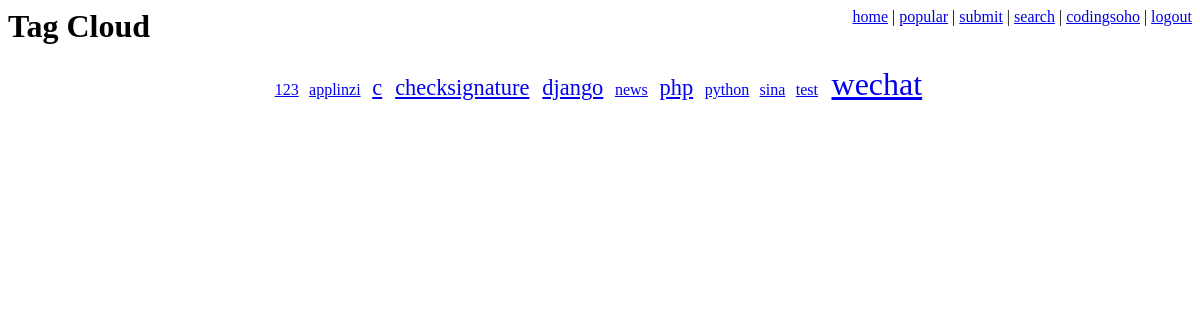
Screenshot of /tag/ (signed in) with the database file from the repository.
### bookmarks/models.py (models this page shows, shortened)
class Tag(models.Model):
    name = models.CharField(max_length=64, unique=True)
    bookmarks = models.ManyToManyField(Bookmark)

### bookmarks/views.py (the view)
# urls.py: url(r'^tag/$', tag_cloud_page),
def tag_cloud_page(request):
    MAX_WEIGHT = 5
    tags = Tag.objects.order_by('name')
    min_count = max_count = tags[0].bookmarks.count()
    for tag in tags:
        tag.count = tag.bookmarks.count()
        if tag.count < min_count:
            min_count = tag.count
        if max_count < tag.count:
            max_count = tag.count
    range = float(max_count - min_count)
    if range == 0.0:
        range = 1.0
    for tag in tags:
        tag.weight = int(
            MAX_WEIGHT * (tag.count - min_count) / range
        )
    variables = {
        'tags': tags
    }
    return render(request, 'tag_cloud_page.html', variables)

### templates/tag_cloud_page.html (shortened to what this page needs)
{% extends "base.html" %}
{% block head %}Tag Cloud{% endblock %}
{% block content %}
    <div id="tag-cloud">
    {% for tag in tags %}
        <a href="/tag/{{ tag.name }}/"
        class="tag-cloud-{{ tag.weight }}">
        {{ tag.name|urlencode }}</a>
    {% endfor %}
    </div>
{% endblock %}

### templates/base.html (shortened to what this page needs)
<html>
    <head>
        <link rel="stylesheet" href="/site_media/style.css" type="text/css" />
    </head>
    <body>
        <div id="nav">
            <a href="/">home</a> |
            <a href="/popular/">popular</a> |
            {% if user.is_authenticated %}
                <a href="/save/">submit</a> |
                <a href="/search/">search</a> |
                <a href="/user/{{ user.username }}/">
                    {{ user.username }}</a> |
                <a href="/logout/">logout</a>
            {% else %}
                <a href="/login/">login</a>
                <a href="/register/">register</a>
            {% endif %}
        </div>
        <h1>{% block head %}{% endblock %}</h1>
        {% block content %}{% endblock %}
    </body>
</html>

### csblog/site_media/style.css (style rules this page uses)
#nav { float: right; }
#tag-cloud { text-align: center; }
#tag-cloud a { margin: 0 0.2em; }
.tag-cloud-0 { font-size: 100%; }
.tag-cloud-2 { font-size: 140%; }
.tag-cloud-5 { font-size: 200%; }

### rows the page displays
Tag: name|urlencode "123"
Tag: name|urlencode "applinzi"
Tag: name|urlencode "c"
Tag: name|urlencode "checksignature"
Tag: name|urlencode "django"
Tag: name|urlencode "news"
Tag: name|urlencode "php"
Tag: name|urlencode "python"
Tag: name|urlencode "sina"
Tag: name|urlencode "test"
Tag: name|urlencode "wechat"

### other values shown
{{ user.username }} "codingsoho"
